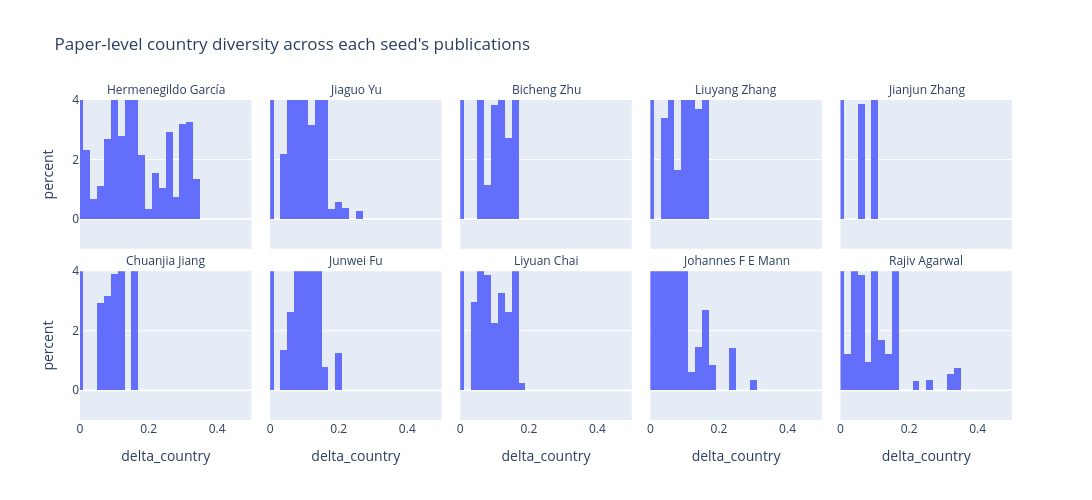

Notebook code for this chart:
### Code cell
paper_scores = pd.read_csv("results_extended/paper_scores.csv", index_col="pub_anon_id")
extended = pd.read_csv("adapted_extended_cohort.csv")

extended_with_scores = extended.merge(
    paper_scores[["delta_country"]],
    left_on="pub_anon_id",
    right_index=True,
    how="left"
)

seed_name_lookup_anon = dict(zip(
    seeds_meta["author_anon_id"],
    seeds_meta["first_name"] + " " + seeds_meta["last_name"]
))

fig = px.histogram(
    extended_with_scores.dropna(subset=["seed_author_anon_id"]),
    x="delta_country",
    facet_col="seed_author_anon_id",
    facet_col_wrap=5,
    nbins=20,
    histnorm="percent",
    title="Paper-level country diversity across each seed's publications",
)
fig.for_each_annotation(lambda a: a.update(
    text=seed_name_lookup_anon.get(a.text.split("=")[-1], a.text.split("=")[-1])
))
fig.update_xaxes(range=[0, 0.5])
fig.update_layout(width=1400, height=500, showlegend=False)
fig.show()

### Figure 1 — Plotly figure (JSON) as saved in the notebook; plotly's stock layout.template omitted (floating-point values rounded to 4 significant figures; data arrays with more than 128 entries replaced by an {"elided": "..."} marker saying what was removed)
{"data": [{"bingroup": "x", "histnorm": "percent", "hovertemplate": "seed_author_anon_id=A38327606686f<br>delta_country=%{x}<br>percent=%{y}<extra></extra>", "legendgroup": "", "marker": {"color": "#636efa", "pattern": {"shape": ""}}, "name": "", "nbinsx": 20, "orientation": "v", "showlegend": false, "type": "histogram", "x": {"elided": "4078 float values"}, "xaxis": "x6", "yaxis": "y6"}, {"bingroup": "x", "histnorm": "percent", "hovertemplate": "seed_author_anon_id=Ab1e8b19bae0b<br>delta_country=%{x}<br>percent=%{y}<extra></extra>", "legendgroup": "", "marker": {"color": "#636efa", "pattern": {"shape": ""}}, "name": "", "nbinsx": 20, "orientation": "v", "showlegend": false, "type": "histogram", "x": {"elided": "4102 float values"}, "xaxis": "x7", "yaxis": "y7"}, {"bingroup": "x", "histnorm": "percent", "hovertemplate": "seed_author_anon_id=A11460d5aa670<br>delta_country=%{x}<br>percent=%{y}<extra></extra>", "legendgroup": "", "marker": {"color": "#636efa", "pattern": {"shape": ""}}, "name": "", "nbinsx": 20, "orientation": "v", "showlegend": false, "type": "histogram", "x": {"elided": "459 float values"}, "xaxis": "x8", "yaxis": "y8"}, {"bingroup": "x", "histnorm": "percent", "hovertemplate": "seed_author_anon_id=Af103ef0d80ce<br>delta_country=%{x}<br>percent=%{y}<extra></extra>", "legendgroup": "", "marker": {"color": "#636efa", "pattern": {"shape": ""}}, "name": "", "nbinsx": 20, "orientation": "v", "showlegend": false, "type": "histogram", "x": {"elided": "1117 float values"}, "xaxis": "x9", "yaxis": "y9"}, {"bingroup": "x", "histnorm": "percent", "hovertemplate": "seed_author_anon_id=Afb5914645166<br>delta_country=%{x}<br>percent=%{y}<extra></extra>", "legendgroup": "", "marker": {"color": "#636efa", "pattern": {"shape": ""}}, "name": "", "nbinsx": 20, "orientation": "v", "showlegend": false, "type": "histogram", "x": {"elided": "187 float values"}, "xaxis": "x10", "yaxis": "y10"}, {"bingroup": "x", "histnorm": "percent", "hovertemplate": "seed_author_anon_id=A60af1130add6<br>delta_country=%{x}<br>percent=%{y}<extra></extra>", "legendgroup": "", "marker": {"color": "#636efa", "pattern": {"shape": ""}}, "name": "", "nbinsx": 20, "orientation": "v", "showlegend": false, "type": "histogram", "x": {"elided": "435 float values"}, "xaxis": "x", "yaxis": "y"}, {"bingroup": "x", "histnorm": "percent", "hovertemplate": "seed_author_anon_id=A6e2aff8d4f11<br>delta_country=%{x}<br>percent=%{y}<extra></extra>", "legendgroup": "", "marker": {"color": "#636efa", "pattern": {"shape": ""}}, "name": "", "nbinsx": 20, "orientation": "v", "showlegend": false, "type": "histogram", "x": {"elided": "2105 float values"}, "xaxis": "x2", "yaxis": "y2"}, {"bingroup": "x", "histnorm": "percent", "hovertemplate": "seed_author_anon_id=Aa6270b01971b<br>delta_country=%{x}<br>percent=%{y}<extra></extra>", "legendgroup": "", "marker": {"color": "#636efa", "pattern": {"shape": ""}}, "name": "", "nbinsx": 20, "orientation": "v", "showlegend": false, "type": "histogram", "x": {"elided": "2702 float values"}, "xaxis": "x3", "yaxis": "y3"}, {"bingroup": "x", "histnorm": "percent", "hovertemplate": "seed_author_anon_id=A1d51b8d97097<br>delta_country=%{x}<br>percent=%{y}<extra></extra>", "legendgroup": "", "marker": {"color": "#636efa", "pattern": {"shape": ""}}, "name": "", "nbinsx": 20, "orientation": "v", "showlegend": false, "type": "histogram", "x": {"elided": "3181 float values"}, "xaxis": "x4", "yaxis": "y4"}, {"bingroup": "x", "histnorm": "percent", "hovertemplate": "seed_author_anon_id=A77c21dacbd16<br>delta_country=%{x}<br>percent=%{y}<extra></extra>", "legendgroup": "", "marker": {"color": "#636efa", "pattern": {"shape": ""}}, "name": "", "nbinsx": 20, "orientation": "v", "showlegend": false, "type": "histogram", "x": {"elided": "3895 float values"}, "xaxis": "x5", "yaxis": "y5"}], "layout": {"annotations": [{"font": {}, "showarrow": false, "text": "Chuanjia Jiang", "x": 0.092, "xanchor": "center", "xref": "paper", "y": 0.465, "yanchor": "bottom", "yref": "paper"}, {"font": {}, "showarrow": false, "text": "Junwei Fu", "x": 0.296, "xanchor": "center", "xref": "paper", "y": 0.465, "yanchor": "bottom", "yref": "paper"}, {"font": {}, "showarrow": false, "text": "Liyuan Chai", "x": 0.5, "xanchor": "center", "xref": "paper", "y": 0.465, "yanchor": "bottom", "yref": "paper"}, {"font": {}, "showarrow": false, "text": "Johannes F E Mann", "x": 0.704, "xanchor": "center", "xref": "paper", "y": 0.465, "yanchor": "bottom", "yref": "paper"}, {"font": {}, "showarrow": false, "text": "Rajiv Agarwal", "x": 0.908, "xanchor": "center", "xref": "paper", "y": 0.465, "yanchor": "bottom", "yref": "paper"}, {"font": {}, "showarrow": false, "text": "Hermenegildo García", "x": 0.092, "xanchor": "center", "xref": "paper", "y": 1.0, "yanchor": "bottom", "yref": "paper"}, {"font": {}, "showarrow": false, "text": "Jiaguo Yu", "x": 0.296, "xanchor": "center", "xref": "paper", "y": 1.0, "yanchor": "bottom", "yref": "paper"}, {"font": {}, "showarrow": false, "text": "Bicheng Zhu", "x": 0.5, "xanchor": "center", "xref": "paper", "y": 1.0, "yanchor": "bottom", "yref": "paper"}, {"font": {}, "showarrow": false, "text": "Liuyang Zhang", "x": 0.704, "xanchor": "center", "xref": "paper", "y": 1.0, "yanchor": "bottom", "yref": "paper"}, {"font": {}, "showarrow": false, "text": "Jianjun Zhang", "x": 0.908, "xanchor": "center", "xref": "paper", "y": 1.0, "yanchor": "bottom", "yref": "paper"}], "barmode": "relative", "height": 500, "legend": {"tracegroupgap": 0}, "showlegend": false, "title": {"text": "Paper-level country diversity across each seed's publications"}, "width": 1400, "xaxis": {"anchor": "y", "domain": [0, 0.184], "range": [0, 0.5], "title": {"text": "delta_country"}}, "xaxis10": {"anchor": "y10", "domain": [0.816, 1], "matches": "x", "range": [0, 0.5], "showticklabels": false}, "xaxis2": {"anchor": "y2", "domain": [0.204, 0.388], "matches": "x", "range": [0, 0.5], "title": {"text": "delta_country"}}, "xaxis3": {"anchor": "y3", "domain": [0.408, 0.592], "matches": "x", "range": [0, 0.5], "title": {"text": "delta_country"}}, "xaxis4": {"anchor": "y4", "domain": [0.612, 0.796], "matches": "x", "range": [0, 0.5], "title": {"text": "delta_country"}}, "xaxis5": {"anchor": "y5", "domain": [0.816, 1], "matches": "x", "range": [0, 0.5], "title": {"text": "delta_country"}}, "xaxis6": {"anchor": "y6", "domain": [0, 0.184], "matches": "x", "range": [0, 0.5], "showticklabels": false}, "xaxis7": {"anchor": "y7", "domain": [0.204, 0.388], "matches": "x", "range": [0, 0.5], "showticklabels": false}, "xaxis8": {"anchor": "y8", "domain": [0.408, 0.592], "matches": "x", "range": [0, 0.5], "showticklabels": false}, "xaxis9": {"anchor": "y9", "domain": [0.612, 0.796], "matches": "x", "range": [0, 0.5], "showticklabels": false}, "yaxis": {"anchor": "x", "domain": [0, 0.465], "title": {"text": "percent"}}, "yaxis10": {"anchor": "x10", "domain": [0.535, 1.0], "matches": "y", "showticklabels": false}, "yaxis2": {"anchor": "x2", "domain": [0, 0.465], "matches": "y", "showticklabels": false}, "yaxis3": {"anchor": "x3", "domain": [0, 0.465], "matches": "y", "showticklabels": false}, "yaxis4": {"anchor": "x4", "domain": [0, 0.465], "matches": "y", "showticklabels": false}, "yaxis5": {"anchor": "x5", "domain": [0, 0.465], "matches": "y", "showticklabels": false}, "yaxis6": {"anchor": "x6", "domain": [0.535, 1.0], "matches": "y", "title": {"text": "percent"}}, "yaxis7": {"anchor": "x7", "domain": [0.535, 1.0], "matches": "y", "showticklabels": false}, "yaxis8": {"anchor": "x8", "domain": [0.535, 1.0], "matches": "y", "showticklabels": false}, "yaxis9": {"anchor": "x9", "domain": [0.535, 1.0], "matches": "y", "showticklabels": false}}}
